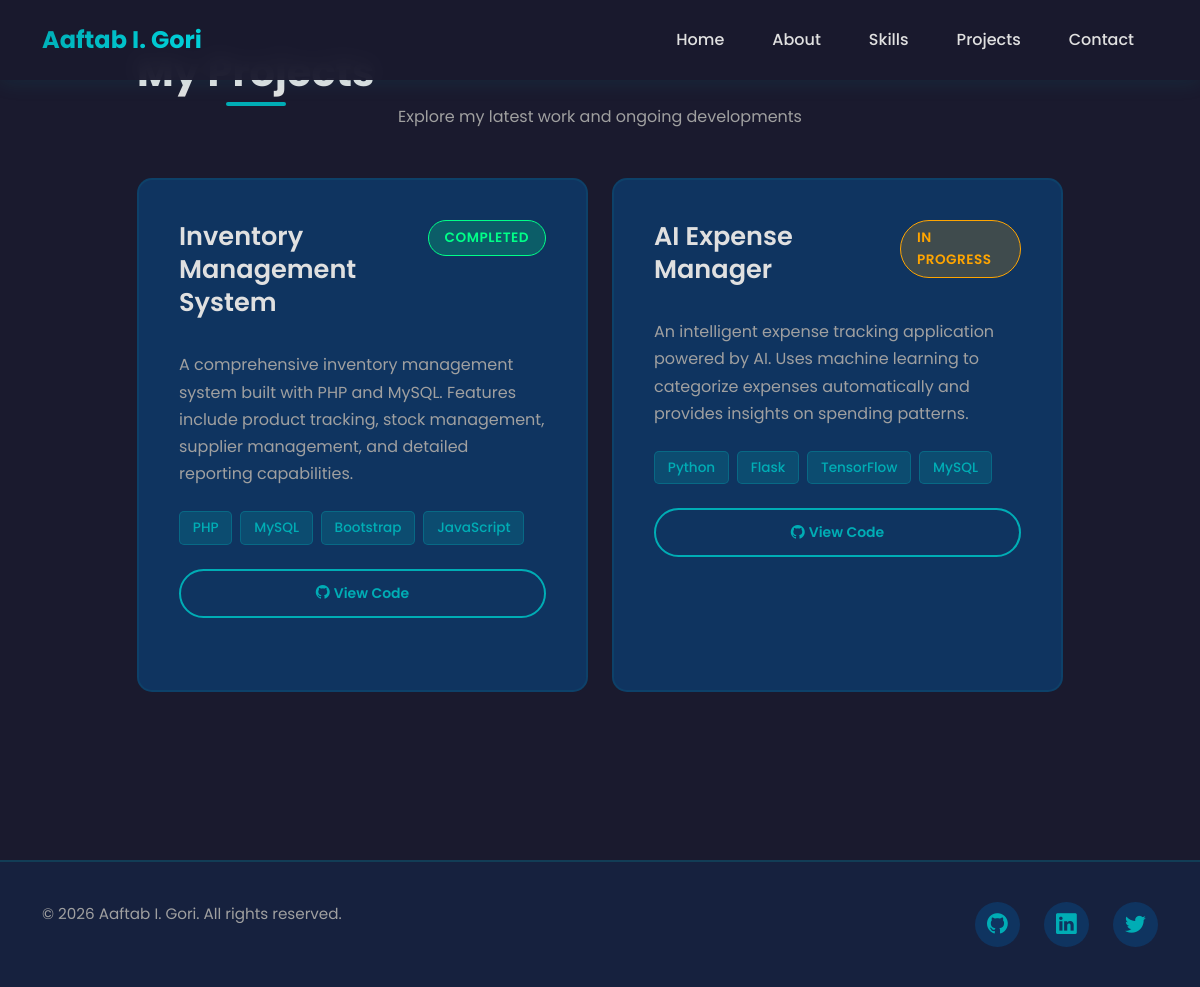
The app's page /projects.php with its own data.
### tables this page shows
CREATE TABLE IF NOT EXISTS projects (
    id INT AUTO_INCREMENT PRIMARY KEY,
    title VARCHAR(255) NOT NULL,
    description TEXT NOT NULL,
    technologies VARCHAR(255) NOT NULL,
    status ENUM('Completed', 'In Progress', 'Planned') DEFAULT 'Completed',
    image_url VARCHAR(255),
    project_url VARCHAR(255),
    github_url VARCHAR(255),
    created_at TIMESTAMP DEFAULT CURRENT_TIMESTAMP,
    updated_at TIMESTAMP DEFAULT CURRENT_TIMESTAMP ON UPDATE CURRENT_TIMESTAMP
);

### projects.php (the view, shortened to what this page needs)
<?php
require_once 'db_connect.php';
require_once 'includes/header.php';
try {
    $stmt = $pdo->query("SELECT * FROM projects ORDER BY created_at DESC");
    $projects = $stmt->fetchAll();
} catch(PDOException $e) {
    $projects = [];
    $error = "Unable to fetch projects. Please try again later.";
}
?>
<section class="projects-section py-5">
    <div class="container">
        <div class="row">
            <div class="col-lg-10 mx-auto">
                <h1 class="section-title text-center mb-2">My Projects</h1>
                <p class="text-center text-muted mb-5">Explore my latest work and ongoing developments</p>
                <div class="row">
                    <?php if (empty($projects)): ?>
                    <div class="col-12">
                        <div class="alert alert-info text-center">
                            No projects found. Check back soon!
                        </div>
                    </div>
                    <?php else: ?>
                        <?php foreach ($projects as $project): ?>
                        <div class="col-md-6 mb-4">
                            <div class="project-card">
                                <div class="project-card-header">
                                    <h3 class="project-title"><?php echo htmlspecialchars($project['title']); ?></h3>
                                    <span class="project-status status-<?php echo strtolower(str_replace(' ', '-', $project['status'])); ?>">
                                        <?php echo htmlspecialchars($project['status']); ?>
                                    </span>
                                </div>
                                <div class="project-card-body">
                                    <p class="project-description">
                                        <?php echo htmlspecialchars($project['description']); ?>
                                    </p>
                                    <div class="project-technologies">
                                        <?php
                                        $techs = explode(',', $project['technologies']);
                                        foreach ($techs as $tech):
                                        ?>
                                        <span class="tech-badge"><?php echo trim(htmlspecialchars($tech)); ?></span>
                                        <?php endforeach; ?>
                                    </div>
                                </div>
                                <div class="project-card-footer">
                                    <?php if (!empty($project['github_url'])): ?>
                                    <a href="<?php echo htmlspecialchars($project['github_url']); ?>"
                                       target="_blank"
                                       class="btn btn-sm btn-outline-primary">
                                        <i class="bi bi-github me-1"></i>View Code
                                    </a>
                                    <?php endif; ?>
                                </div>
                            </div>
                        </div>
                        <?php endforeach; ?>
                    <?php endif; ?>
                </div>
            </div>
        </div>
    </div>
</section>
<?php require_once 'includes/footer.php'; ?>

### includes/header.php (shortened to what this page needs)
<!DOCTYPE html>
<html lang="en">
<head>
    <link href="https://cdn.jsdelivr.net/npm/bootstrap@5.3.2/dist/css/bootstrap.min.css" rel="stylesheet">
    <link rel="stylesheet" href="https://cdn.jsdelivr.net/npm/bootstrap-icons@1.11.1/font/bootstrap-icons.css">
    <link rel="stylesheet" href="assets/css/style.css">
</head>
<body>
    <nav class="navbar navbar-expand-lg navbar-dark fixed-top">
        <div class="container">
            <a class="navbar-brand" href="index.php">
                <span class="brand-name"><?php echo USER_NAME; ?></span>
            </a>
            <div class="collapse navbar-collapse" id="navbarNav">
                <ul class="navbar-nav ms-auto">
                    <li class="nav-item">
                        <a class="nav-link" href="index.php#home">Home</a>
                    </li>
                    <li class="nav-item">
                        <a class="nav-link" href="index.php#about">About</a>
                    </li>
                    <li class="nav-item">
                        <a class="nav-link" href="index.php#skills">Skills</a>
                    </li>
                    <li class="nav-item">
                        <a class="nav-link" href="projects.php">Projects</a>
                    </li>
                    <li class="nav-item">
                        <a class="nav-link" href="contact.php">Contact</a>
                    </li>
                </ul>
            </div>
        </div>
    </nav>

### includes/footer.php (shortened to what this page needs)
    <footer class="footer">
        <div class="container">
            <div class="row">
                <div class="col-md-6 text-center text-md-start mb-3 mb-md-0">
                    <p class="mb-0">&copy; <?php echo date('Y'); ?> <?php echo USER_NAME; ?>. All rights reserved.</p>
                </div>
                <div class="col-md-6 text-center text-md-end">
                    <div class="social-links">
                        <a href="<?php echo GITHUB_URL; ?>" target="_blank" class="social-link">
                            <i class="bi bi-github"></i>
                        </a>
                        <a href="<?php echo LINKEDIN_URL; ?>" target="_blank" class="social-link">
                            <i class="bi bi-linkedin"></i>
                        </a>
                        <a href="<?php echo TWITTER_URL; ?>" target="_blank" class="social-link">
                            <i class="bi bi-twitter"></i>
                        </a>
                    </div>
                </div>
            </div>
        </div>
    </footer>
</body>
</html>

### assets/css/style.css (style rules this page uses)
:root { --bg-dark: #1a1a2e; --bg-darker: #16213e; --text-light: #e0e0e0; --text-muted: #a0a0a0; --accent-primary: #00adb5; --accent-hover: #00d4dd; --accent-glow: rgba(0, 173, 181, 0.4); --card-bg: #0f3460; --status-completed: #00ff88; --status-progress: #ffa500; --status-planned: #ff6b6b; }
* { margin: 0; padding: 0; box-sizing: border-box; }
body { font-family: 'Poppins', sans-serif; background-color: var(--bg-dark); color: var(--text-light); line-height: 1.6; overflow-x: hidden; }
a { text-decoration: none; color: var(--accent-primary); transition: all 0.3s ease; }
.navbar { background-color: rgba(26, 26, 46, 0.95); backdrop-filter: blur(10px); padding: 1rem 0; box-shadow: 0 2px 20px rgba(0, 173, 181, 0.1); }
.navbar-brand { font-weight: 700; font-size: 1.5rem; color: var(--text-light) !important; }
.brand-name { background: linear-gradient(135deg, var(--accent-primary), var(--accent-hover)); -webkit-background-clip: text; -webkit-text-fill-color: transparent; background-clip: text; }
.nav-link { color: var(--text-light) !important; font-weight: 500; margin: 0 0.5rem; padding: 0.5rem 1rem !important; position: relative; transition: all 0.3s ease; }
.nav-link::after { content: ''; position: absolute; bottom: 0; left: 50%; transform: translateX(-50%); width: 0; height: 2px; background: var(--accent-primary); transition: width 0.3s ease; }
.btn-outline-primary { border: 2px solid var(--accent-primary); color: var(--accent-primary); padding: 0.75rem 2rem; font-weight: 600; border-radius: 50px; background: transparent; transition: all 0.3s ease; }
.about-section, .skills-section, .projects-section, .contact-section { padding: 6rem 0; background-color: var(--bg-dark); }
.section-title { font-size: 2.5rem; font-weight: 700; color: var(--text-light); position: relative; display: inline-block; margin-bottom: 1rem; }
.section-title::after { content: ''; position: absolute; bottom: -10px; left: 50%; transform: translateX(-50%); width: 60px; height: 4px; background: var(--accent-primary); border-radius: 2px; }
.project-card { background: var(--card-bg); border-radius: 15px; padding: 2.5rem; height: 100%; border: 2px solid rgba(0, 173, 181, 0.1); transition: all 0.4s ease; position: relative; overflow: hidden; margin-bottom: 2rem; }
.project-card::before { content: ''; position: absolute; top: 0; left: 0; width: 100%; height: 100%; background: linear-gradient(135deg, transparent, rgba(0, 173, 181, 0.1)); opacity: 0; transition: opacity 0.4s ease; }
.project-card-header { display: flex; justify-content: space-between; align-items: start; margin-bottom: 2rem; position: relative; z-index: 1; }
.project-title { font-size: 1.6rem; font-weight: 600; color: var(--text-light); margin: 0; line-height: 1.3; }
.project-status { padding: 0.4rem 1rem; border-radius: 50px; font-size: 0.85rem; font-weight: 600; text-transform: uppercase; letter-spacing: 0.5px; }
.status-completed { background: rgba(0, 255, 136, 0.2); color: var(--status-completed); border: 1px solid var(--status-completed); }
.status-in-progress { background: rgba(255, 165, 0, 0.2); color: var(--status-progress); border: 1px solid var(--status-progress); animation: pulse 2s infinite; }
.project-card-body { position: relative; z-index: 1; }
.project-description { color: var(--text-muted); margin-bottom: 1.5rem; line-height: 1.7; }
.project-technologies { display: flex; flex-wrap: wrap; gap: 0.5rem; margin-bottom: 1.5rem; }
.tech-badge { background: rgba(0, 173, 181, 0.2); color: var(--accent-primary); padding: 0.3rem 0.8rem; border-radius: 5px; font-size: 0.85rem; font-weight: 500; border: 1px solid rgba(0, 173, 181, 0.3); }
.project-card-footer { display: flex; gap: 1rem; position: relative; z-index: 1; }
.project-card-footer .btn { flex: 1; }
.footer { background: var(--bg-darker); padding: 2.5rem 0; margin-top: 6rem; border-top: 2px solid rgba(0, 173, 181, 0.2); }
.footer p { color: var(--text-muted); margin: 0; font-size: 0.95rem; }
.social-links { display: flex; gap: 1.5rem; justify-content: center; justify-content: flex-end; }
.social-link { width: 45px; height: 45px; display: flex; align-items: center; justify-content: center; background: var(--card-bg); border-radius: 50%; color: var(--accent-primary); font-size: 1.3rem; transition: all 0.3s ease; border: 2px solid transparent; }
.text-muted { color: var(--text-muted) !important; }

### records on screen
projects: title "Inventory Management System", status "COMPLETED", description "A comprehensive inventory management system built with PHP and MySQL. Features include product tracking, stock management, supplier management, and detailed reporting capabilities.", technologies "PHP", technologies "MySQL", technologies "Bootstrap", technologies "JavaScript"
projects: title "AI Expense Manager", status "IN PROGRESS", description "An intelligent expense tracking application powered by AI. Uses machine learning to categorize expenses automatically and provides insights on spending patterns.", technologies "Python", technologies "Flask", technologies "TensorFlow", technologies "MySQL"

### other values on screen
USER_NAME "Aaftab I. Gori"
